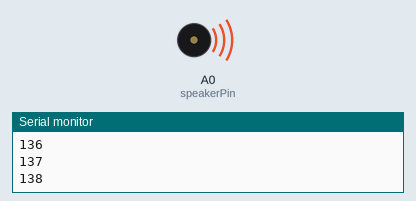
A sketch run on a simulated Arduino Uno, built with avr-gcc and run on an emulated ATmega328P. Shown: buzzer (waves = sounding, pin HIGH), the last lines printed to the serial monitor.

Above: at 1.0 s.
At 5.4 s:
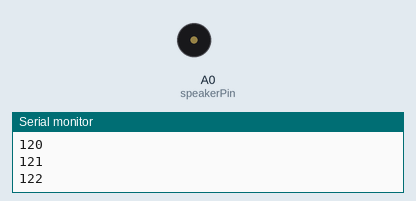
Timing chart, 0 to 6.9 s (numbered marks = the images above):
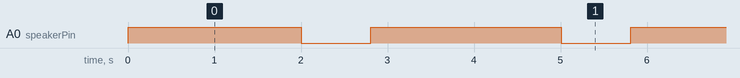

Measured:
- by itself, A0 (speakerPin): alternates HIGH for 2.2 s and LOW for 0.80 s

The sketch:

test-buzzer.ino
```cpp
/*  ______________________________________
 *  | Arduino Uno  |        Buzzer        |
 *  |--------------|----------------------|
 *  | GND          |       - (left pin)   |
 *  | 5V           |        (mid pin)     |
 *  | A0           |        (right pin)   |
 *  |--------------|----------------------|
*/

int speakerPin = A0;
int volume = 130;
void setup () {
  pinMode (speakerPin, OUTPUT);
  Serial.begin(9600);
}
void loop () {
  for(volume; volume<150; volume++){
    analogWrite (speakerPin, volume);
    delay (100);
    Serial.println(volume);
  }

  volume = 120;
}
```
